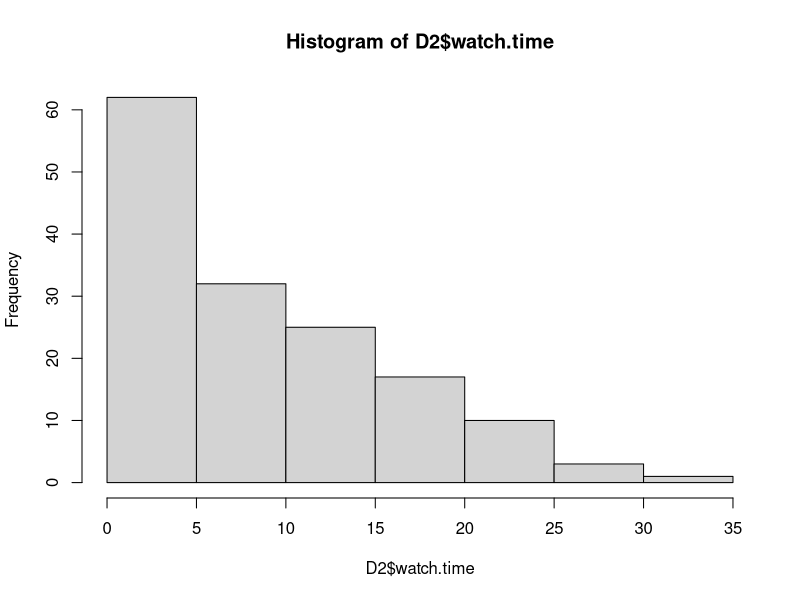
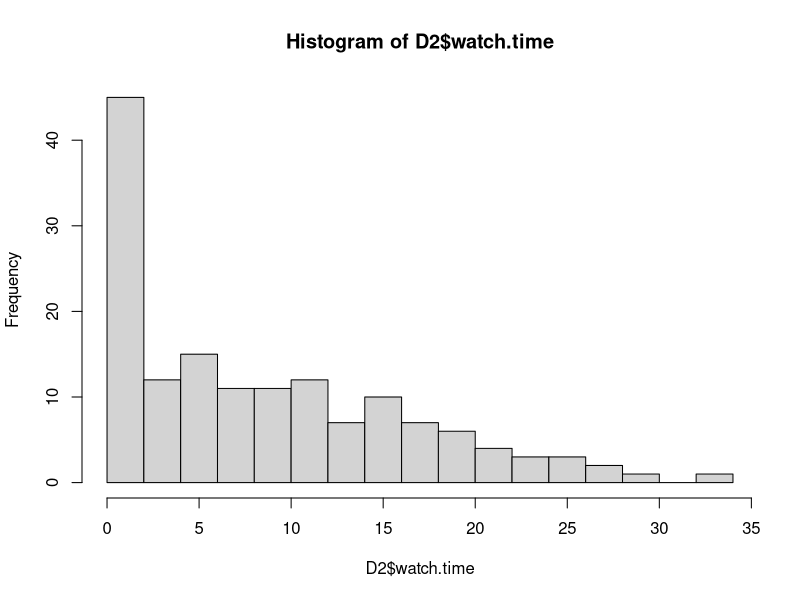
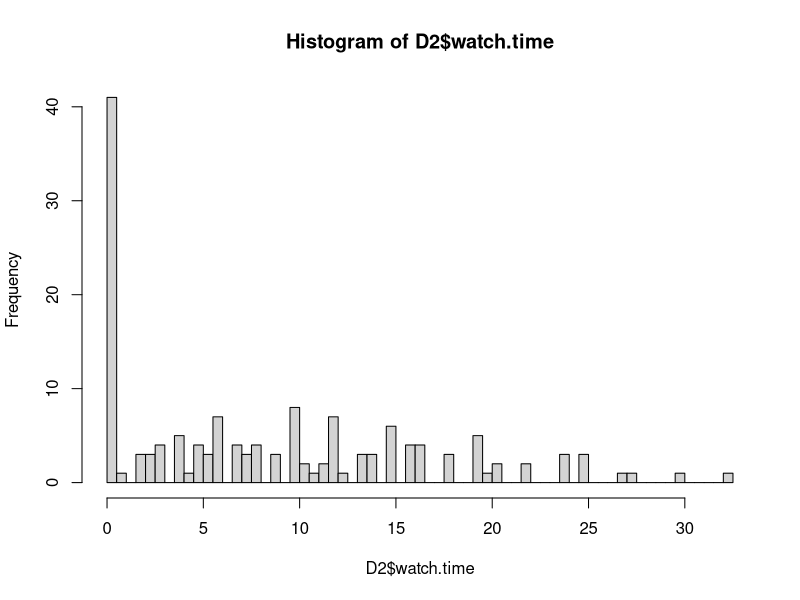
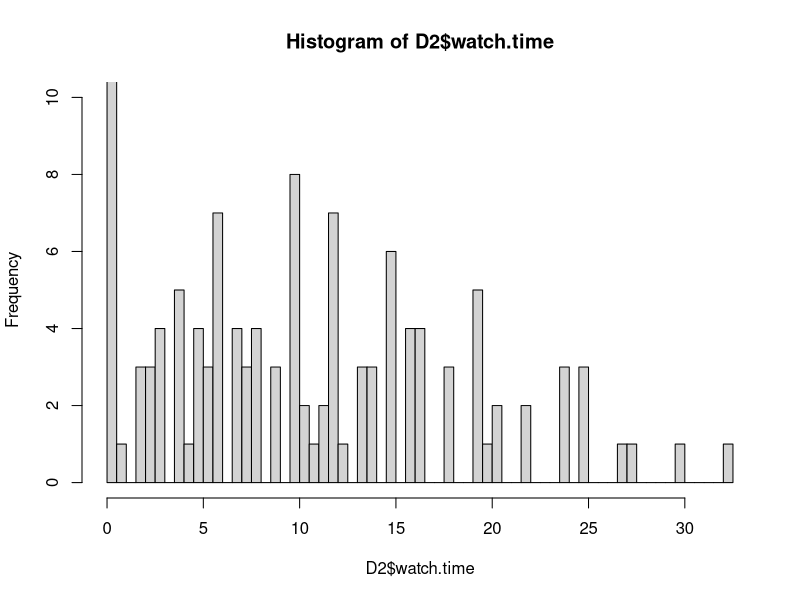
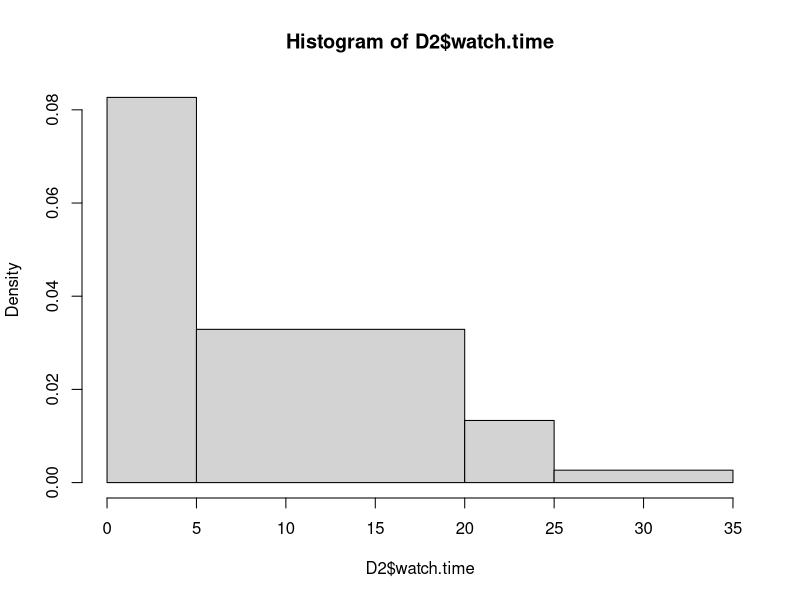
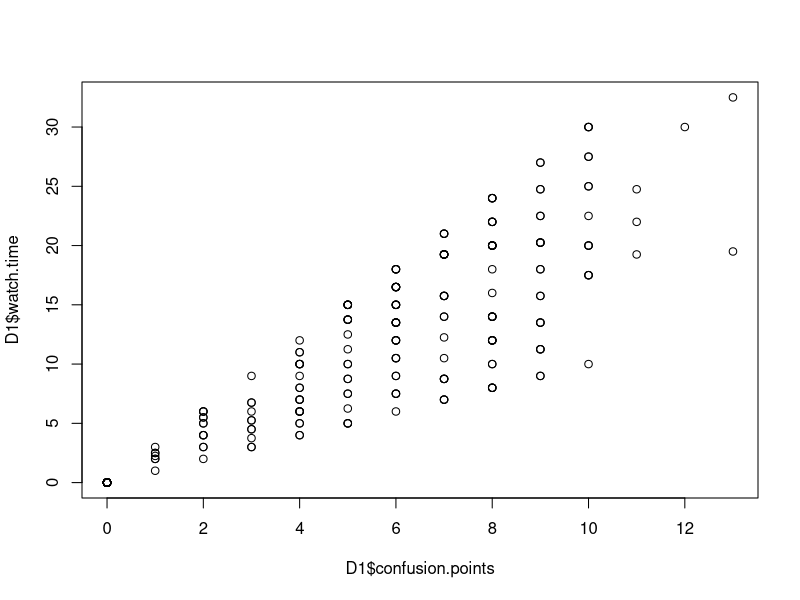
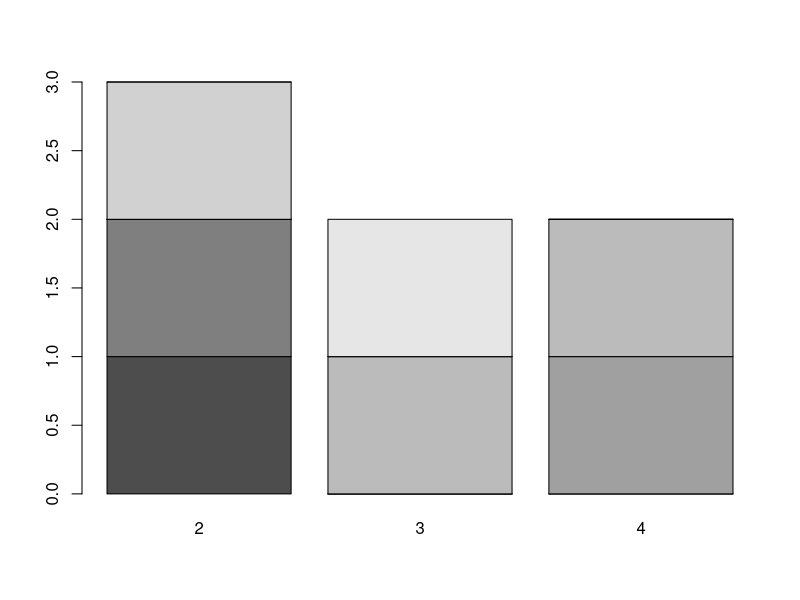
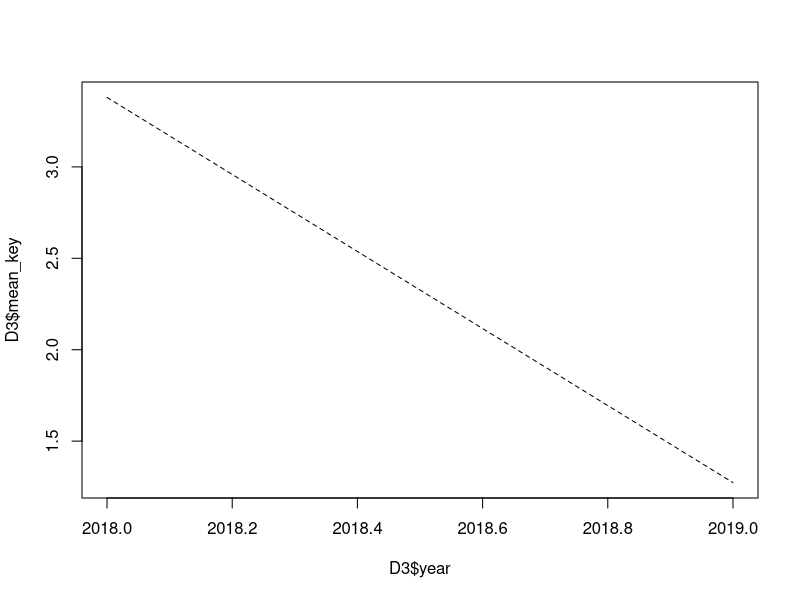

The R source for these figures, in order: (Note: this script raises an error after producing the figures.)
## ---- chunk 1
library (tidyverse)
library (tidyr)
library (dplyr)
library(RColorBrewer)

D1 <- read.csv("video-data.csv", header = TRUE)

D2 <- filter(D1, year == 2018)
## ---- chunk 2
hist(D2$watch.time)
#Graph is more even. It gives a general overview of the watching pattern amongst subjects.

hist(D2$watch.time, breaks = 15)

#This graph seems to give a better understanding of the watch time distribution of those that decided to watch the video. 

hist(D2$watch.time, breaks = 100)

#The graph I feel is unnecessarily complex while more or less delivering the same information as the graph with fewer breaks (15). I would prefer to use a lesser number of breaks as to not be distracted the smaller changes in data, while there is a larger trend to be observed.
## ---- chunk 3
hist(D2$watch.time, breaks = 100, ylim = c(0,10))
## ---- chunk 4
hist(D2$watch.time, breaks = c(0, 5, 20, 25, 35))

# Tried to revert the graph to original Y axis (of frequency) just to try out the Prob = False and Freq = TRUE commands. The outputs reflects incorrect area. Hence Y axis is displayed in Density rather than Frequency.
## ---- chunk 5

plot(D1$confusion.points, D1$watch.time)

x <- c( 1, 3, 2, 7, 6, 4, 4)
y <- c( 2, 4, 2, 3, 2, 4, 3)

table1 <- table(x, y)

barplot( table1)
## ---- chunk 6
D3 <- D1 %>% group_by (year) %>% summarise(mean_key = mean(key.points))

options (dplyr.summarise.inform = FALSE)

plot(D3$year, D3$mean_key, type = "l", lty = "dashed" )
## ---- chunk 7
D4 <- filter (D1, stid == 4| stid == 20| stid == 22)
D4 <- droplevels(D4)
boxplot (D4$watch.time~D4$stid, xlab = "Student ID", ylab = "Watch Time", main = "Boxplot of student watch time", col = "blue")
## ---- chunk 8
D5 <- D1 [,c(2,5,6,7)]
pairs((D5), col = "red", main = "Matrix plots for every combination of variables")
## ---- chunk 9
Score <- rnorm(100, 75, 15)
round (Score)
## ---- chunk 10
S1 <- data.frame(Score)
library(dplyr)
S1 <- filter(S1, Score <= 100)
S2 <- data.frame(rep(100, 8))
names(S2) <- "Score"

S3 <-bind_rows(S1,S2)
## ---- chunk 11
hist(S3$Score, main ="Histogram of Sample", xlab ="Score", breaks = 10)


## ---- chunk 12
category <- LETTERS[1:10]

S3$breaks <- cut(S3$Score, breaks = 10, labels = category)
## ---- chunk 13
display.brewer.all()

S3$colors <- brewer.pal(10, "Set3")
hist(S3$Score, col = S3$colors)

## ---- chunk 14
interest <- c("Sport", "Music","Nature", "Literature")

S3$Score <- round(S3$Score, 0)

S3$interest <- sample (interest, 100, replace = TRUE)

S3$stid <- seq(1, 100, 1)

interest.col <- brewer.pal(4, "Set1")

boxplot (Score ~ interest, S3, col = interest.col, xlab= "Interest")
## ---- chunk 15
S3$Login <- sample(1:25, 100, replace =TRUE)
## ---- chunk 16
plot(S3$Login ~ S3$Score, col = interest.col, main = "Plot of Logins Vs Scores", xlab = "Score", ylab = "Logins")
## ---- chunk 17
library(datasets)
data("AirPassengers")
summary(AirPassengers)
A1 <- AirPassengers
plot(A1, type = "o", col = "purple", ylab = "Airline Passengers")
## ---- chunk 18
library(datasets)
data("iris")
pairs(iris, col ="red")
# It would be appropriate to run correlations on petal length and petal width, as well as sepal length and sepal widths for each of the species. 
## ---- chunk 19
Swirldata <- read.csv("swirl-data.csv", header = TRUE)
library(dplyr)
DF1 <- data.frame (Swirldata)
## ---- chunk 20
DF2 <- data.frame(DF1$lesson_name, DF1$attempt, DF1$hash)
## ---- chunk 21
DF3 <- DF1 %>% group_by (lesson_name, hash) %>% summarise(sum_attempts = sum(attempt))
## ---- chunk 22
library(tidyr)
CDF3 <- spread(DF3, lesson_name, sum_attempts)
## ---- chunk 23
DF4 <- DF1 %>% select(hash, lesson_name, correct)
## ---- chunk 24
DF4$correct <- ifelse(DF4$correct == "TRUE", "1", "0")
## ---- chunk 25
library(dplyr)
DF5a <- DF1 %>% select(hash, course_name, correct)
DF5a$correct <- ifelse(DF5a$correct == "TRUE", "1", "0")
DF5 <- DF5a %>% group_by(hash) %>% summarise(avg.score = mean(DF5a$correct))
## ---- chunk 26
DF6a <- DF1 %>% select(datetime)
round(DF6a)
#DF6 <- extract(DF6a, DF1$datetime, into = c("Day", "Month", "Year", "Time"), "(.{2})(.{2})(.{2})(.{4})")

DF6 <- cbind(DF6a, read.csv(text=sub("(.{2})(.{2})(.{2})(.{4})", "\\1,\\2,\\3,\\4",
     DF6a$datetime), header=FALSE, col.names = c("Day", "Month", "Year", "Time")))
